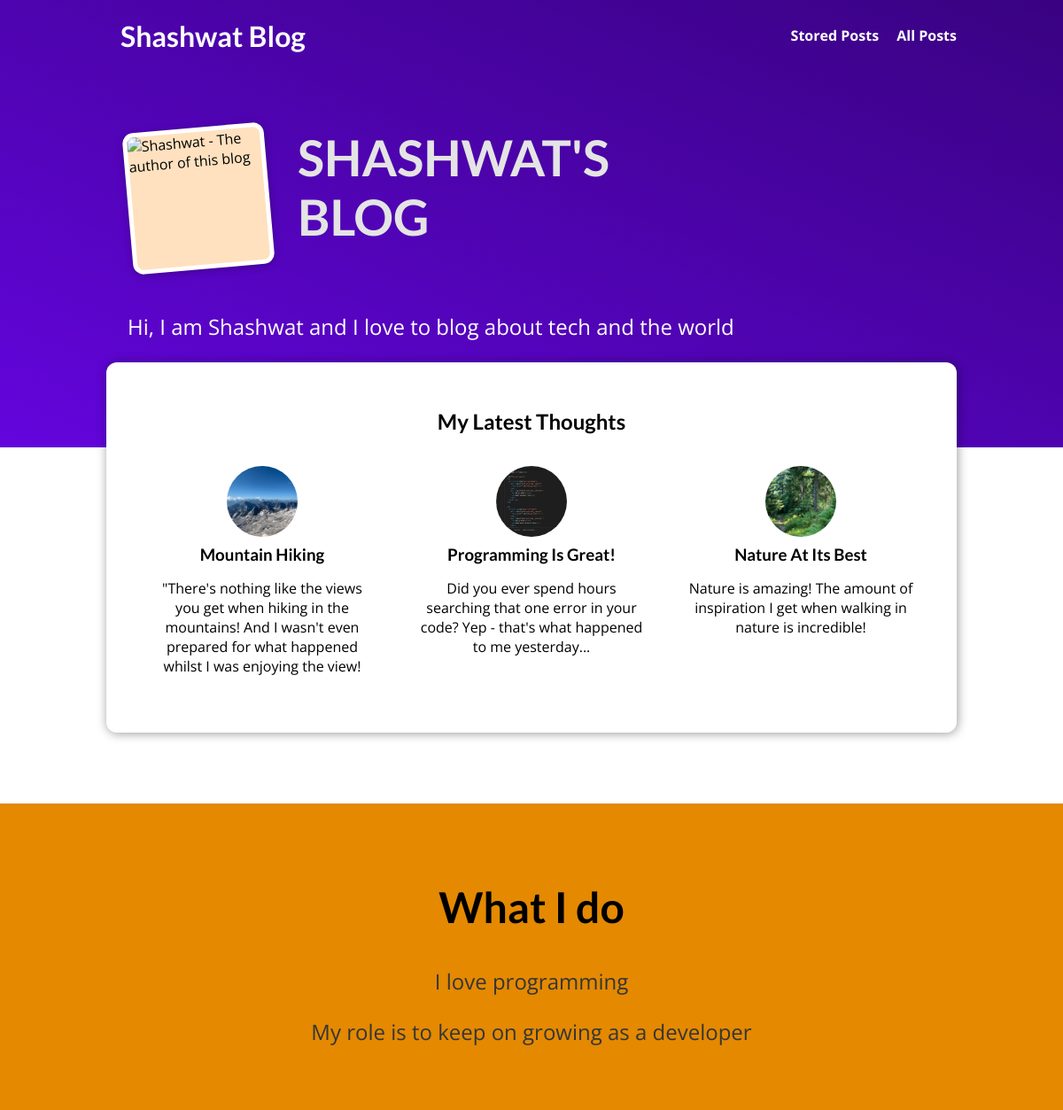
The page / on the database its author committed.
### blog/models.py (models this page shows, shortened)
class Post(models.Model):
    title = models.CharField(max_length=150)
    excerpt = models.CharField(max_length=200)
    image = models.ImageField(upload_to="posts", null=True)
    date = models.DateField(auto_now=True)
    slug = models.SlugField(unique=True,db_index=True)
    content = models.TextField(validators=[MinLengthValidator(10)])
    author = models.ForeignKey(Author,on_delete=models.SET_NULL,null=True,related_name="posts")
    tags = models.ManyToManyField(Tag)

### blog/views.py (the view)
# urls.py: path('', views.StartingPageView.as_view(), name="starting-page"),
class StartingPageView(ListView):
    template_name = "blog/index.html"
    model = Post
    ordering = ["-date"]   # Order by date can add more in list if needed to order by title, etc.
    context_object_name = "posts"  # This is the name of the variable that will be used in the template to access the list of posts
    def get_queryset(self):
        queryset = super().get_queryset()
        data = queryset[:3]
        return data

### blog/templates/blog/index.html (shortened to what this page needs)
{% extends "base.html" %}
{% load static %}
{% block css_files %}
    <link rel="stylesheet" href="{% static "blog/post.css" %}"/>
    <link rel="stylesheet" href="{% static "blog/index.css" %}"/>
{% endblock %}
{% block content %}
 <section id="welcome">
 <header>
    <img src="{% static "blog/images/max.png"%}" alt="Shashwat - The author of this blog">
    <h2>SHASHWAT'S BLOG</h2>
 </header>
 <p>Hi, I am Shashwat and I love to blog about tech and the world</p>
 </section>
 <section id="latest-posts">
    <h2>My Latest Thoughts</h2>
    <ul>
        {% for post in posts %}
            {% include "blog/includes/post.html" %}
        {% endfor %}
    </ul>
 </section>
 <section id="about">
    <h2>What I do</h2>
    <p>I love programming</p>
    <p>My role is to keep on growing as a developer</p>
 </section>
{% endblock %}

### blog/templates/blog/includes/post.html
<li>
    <article class="post">
        <a href ="{% url "post-detail-page" post.slug %}">
            <img src="{{ post.image.url }}" alt="{{ post.title }}"/>
            <div class="post__content">
                <h3>{{ post.title }}</h3>
                <p>{{ post.excerpt }}</p>
            </div>
        </a>
    </article>
</li>

### static/app.css (style rules this page uses)
* { box-sizing: border-box; }
html { font-family: 'Open Sans', 'Lato', sans-serif; }
body { margin: 0; }
h1, h2, h3 { font-family: 'Lato', sans-serif; font-weight: bold; }

### blog/static/blog/post.css (style rules this page uses)
.post { display: flex; flex-direction: column; align-items: center; text-align: center; }
.post a { text-decoration: none; color: black; transition: all 0.2s ease; padding: 1rem; }
.post img { width: 5rem; height: 5rem; object-fit: cover; border-radius: 50%; }
.post h3 { margin: 0.25rem 0; }

### blog/static/blog/index.css (style rules this page uses)
#welcome { background: linear-gradient(to right top, #6305dd, #390281); padding: 6rem 12%; }
#welcome header { display: flex; align-items: flex-start; margin: 3rem auto; }
#welcome img { width: 10rem; height: 10rem; object-fit: cover; object-position: top; border: 5px solid white; border-radius: 12px; background-color: #ffe1bf; transform: rotateZ(-5deg); box-shadow: 0 2px 8px rgba(0, 0, 0, 0.25); }
#welcome h2 { font-size: 3.5rem; margin: 0 0 0 2rem; color: #e4e4e4; width: 10rem; }
#welcome p { color: white; font-size: 1.5rem; }
#latest-posts { background-color: white; padding: 2rem; border-radius: 12px; width: 60rem; margin: -6rem auto 2rem auto; box-shadow: 1px 1px 12px rgba(0, 0, 0, 0.4); }
#latest-posts h2 { text-align: center; }
#latest-posts ul { list-style: none; margin: 0; padding: 0; display: flex; gap: 1rem; }
#latest-posts li { flex: 1; }
#about { text-align: center; padding: 3rem; background-color: #e48900; margin-top: 5rem; }
#about h2 { font-size: 3rem; }
#about p { font-size: 1.5rem; color: #353535; }

### rows shown on the page
Post: image (picture), title "Mountain Hiking", excerpt "\"There's nothing like the views you get when hiking in the mountains! And I wasn't even prepared for what happened whilst I was enjoying the view!"
Post: image (picture), title "Programming Is Great!", excerpt "Did you ever spend hours searching that one error in your code? Yep - that's what happened to me yesterday..."
Post: image (picture), title "Nature At Its Best", excerpt "Nature is amazing! The amount of inspiration I get when walking in nature is incredible!"
